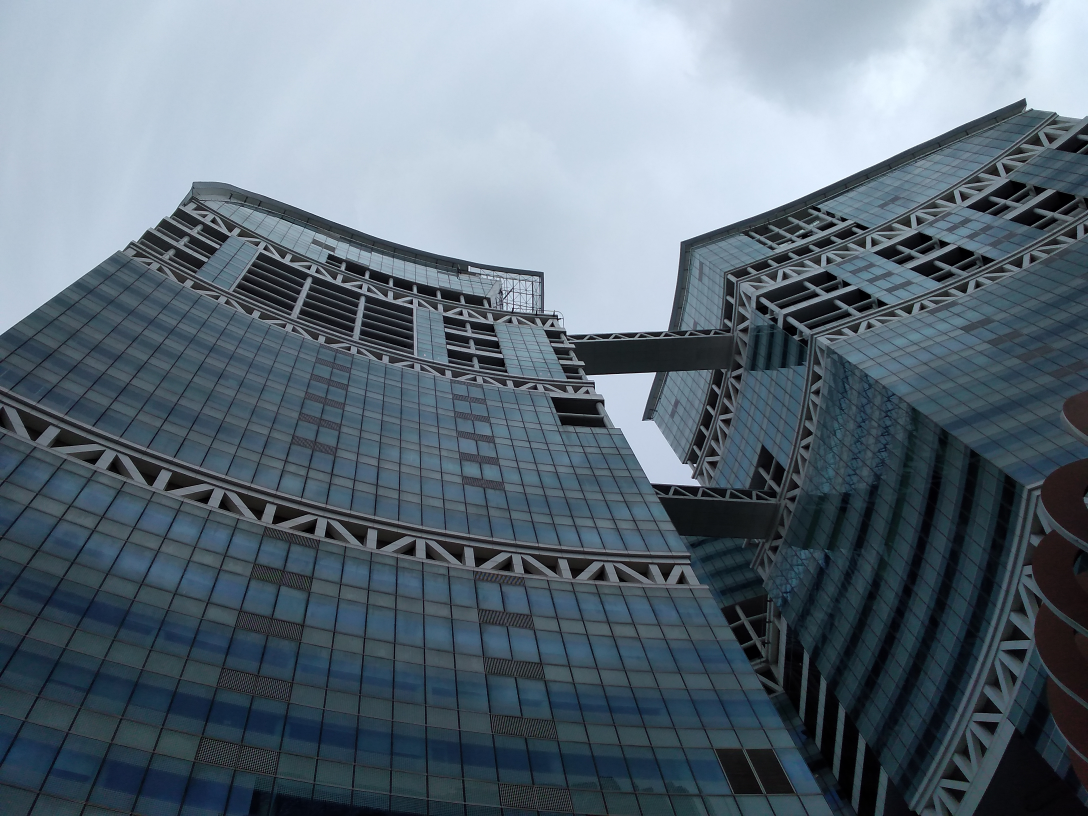
#> input picture CS4243_2023_images_small/IMG_20200111_141756.jpg, 3264 x 2448 px (shown at 1/3 size)
$ jupyter execute qn4.ipynb   (shell and % lines are left out)
#> lines starting #> are read from the running program, lines starting #| are printed output that depends on the picture; long printed decimals are rounded
[cell 1]
import cv2
import numpy as np
from matplotlib import pyplot as plt

Image_a: IMG_20200111_141756.jpg
Image_b: high_spat_freq.bmp
1. Calculate the power of the original image a, which will be denoted as Pa.
2. Apply the vertical edge detector filter hVED to image a and compute the power of
the resulting filtered image, denoted as Phpa.
3. Filter image a with the Gaussian filter hGLP (from Question 2). Next, apply the
vertical edge detector filter hVED to the filtered image and compute the power of the
resulting image, Plphpa.
4. Filter image a with the Gaussian filter hGLP (from Question 2) twice. Next, apply the
vertical edge detector filter hVED to the twice‐filtered image and compute the power
of the resulting image, Plplphpa.
5. Open a new image named high_spat_freq.bmp and label it as b.
6. Repeat the entire process outlined above for image b. Calculating Pb, Phpb, Plphpb,
and Plplphpb.

[cell 2]
#utils_2023 functions

# function to compute the image power. input could be graylevel or color.
#
def am_power(a):
    dim1 = a.shape

    if len(dim1)==2:
        sz = dim1[0] * dim1[1]
    elif len(dim1)==3:
        sz = dim1[0] * dim1[1] * dim1[2]
    pa = np.sum( a ** 2.0) / sz

    return pa

gausslp = 1/273 * np.array([[1, 4, 7, 4, 1], [4, 16, 26, 16, 4], [7, 26, 41, 26, 7], [4, 16, 26, 16, 4], [1, 4, 7, 4, 1]])
print(gausslp)

h_ved = np.array([[-1, 0, 1], [-2, 0, 2], [-1, 0, 1]])
print(h_ved)

[cell 3]
# Cell for IMG_20200111_141756.jpg, high_spat_freq.bmp
im_file_1 = '../CS4243_2023_images_small/IMG_20200111_141756.jpg'
img1 = cv2.imread(im_file_1)
#> img1 is the input picture: shape (2448, 3264, 3); mean B, G, R 120.8, 109.1, 94.9
# plt.imshow(img1)

power_a = am_power(img1)
#> in am_power, `pa = np.sum( a ** 2.0) / sz`: pa = 17178.7
#> power_a = 17178.7

filtered_once_a = cv2.filter2D(img1, ddepth = -1, kernel = h_ved)
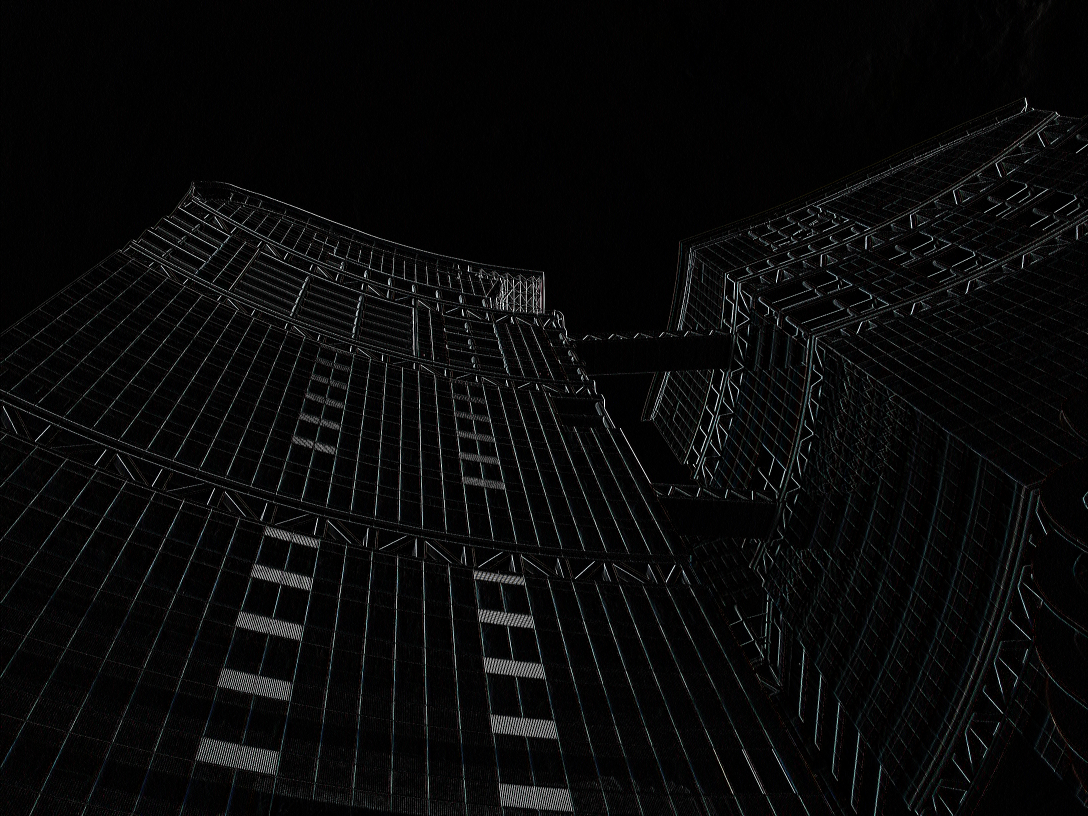
#> filtered_once_a: shape (2448, 3264, 3) (shown at 1/3 size); mean B, G, R 9.6, 9.5, 9.2
power_hpa = am_power(filtered_once_a)
#> power_hpa = 938.6

filtered_twice_a = cv2.filter2D(img1, ddepth = -1, kernel = gausslp)
filtered_twice_a = cv2.filter2D(filtered_twice_a, ddepth = -1, kernel = h_ved)
power_lphpa = am_power(filtered_twice_a)
#> power_lphpa = 436.2

filtered_thrice_a = cv2.filter2D(img1, ddepth = -1, kernel = gausslp)
filtered_thrice_a = cv2.filter2D(filtered_thrice_a, ddepth = -1, kernel = gausslp)
filtered_thrice_a = cv2.filter2D(filtered_thrice_a, ddepth = -1, kernel = h_ved)
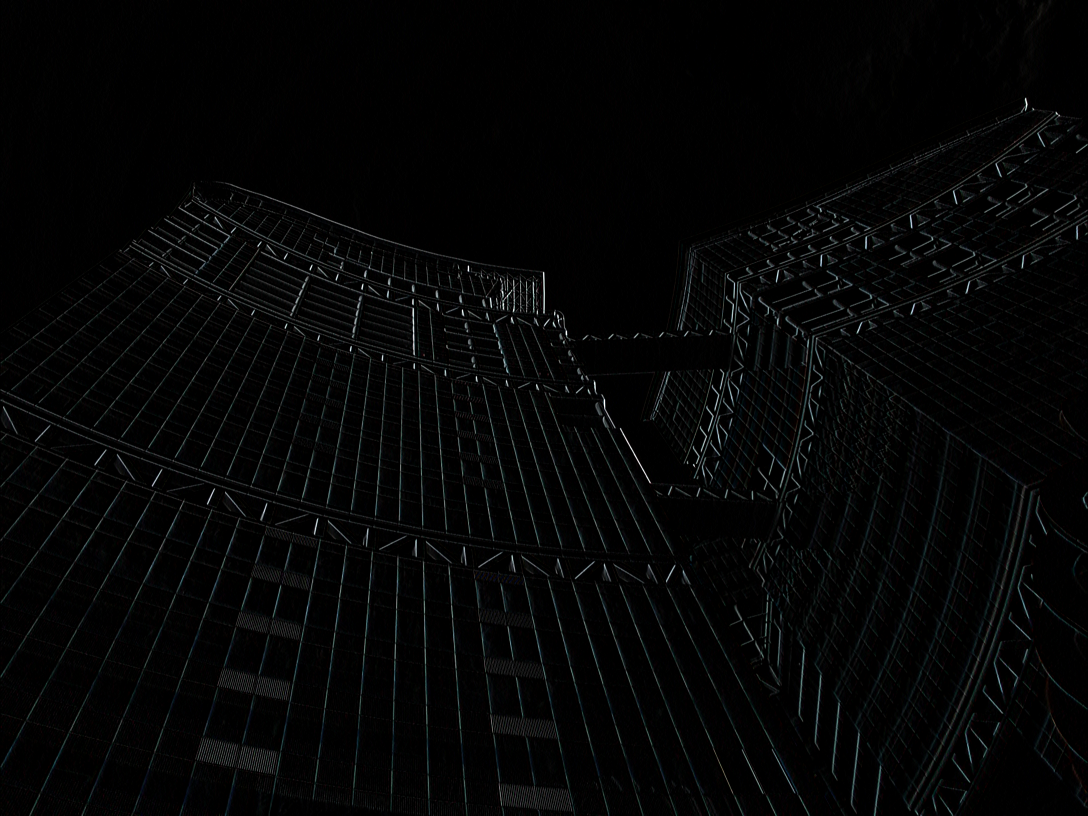
#> filtered_thrice_a: shape (2448, 3264, 3) (shown at 1/3 size); mean B, G, R 5.4, 5.3, 4.8
power_lplphpa = am_power(filtered_thrice_a)
#> power_lplphpa = 273.9

print("Pa =", power_a)
#| Pa = 17178.746
print("Phpa =", power_hpa)
#| Phpa = 938.597
print("Plphpa =", power_lphpa)
#| Plphpa = 436.249
print("Plplphpa =", power_lplphpa)
#| Plplphpa = 273.893
print("Ratio of Plplphpa / Phpa =", power_lplphpa / power_hpa)
#| Ratio of Plplphpa / Phpa = 0.2918
print("Ratio of Plplphpa / Pa =", power_lplphpa / power_a)
#| Ratio of Plplphpa / Pa = 0.01594
print("------------------------------------------------------")


im_file_2 = '../CS4243_2023_images_small/high_spat_freq.bmp'
img2 = cv2.imread(im_file_2)
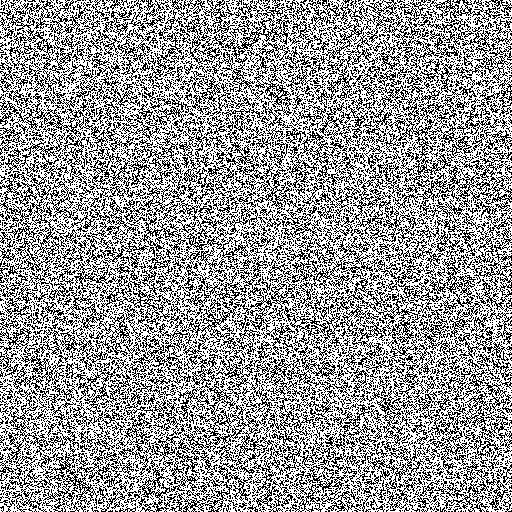
#> input picture CS4243_2023_images_small_old/high_spat_freq.bmp, 512 x 512 px, found by its file name
#> img2 is the input picture: shape (512, 512, 3); values 0 (black) and 250 (white), 60.7% white; black in thin lines or dots
# plt.imshow(img1)

power_b = am_power(img2)
#> power_b = 37922.4

filtered_once_b = cv2.filter2D(img2, ddepth = -1, kernel = h_ved)
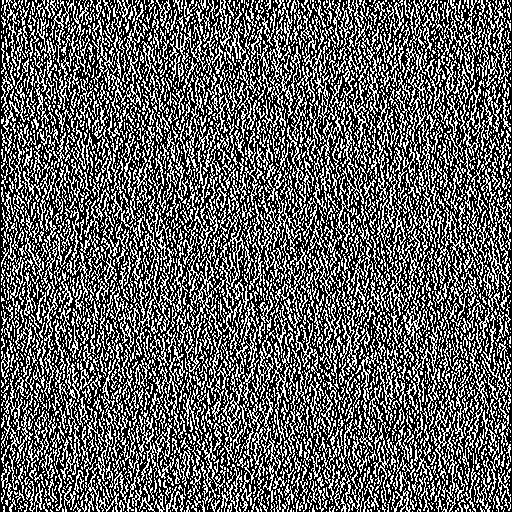
#> filtered_once_b: shape (512, 512, 3); min 0, max 255, mean 96.8
power_hpb = am_power(filtered_once_b)
#> power_hpb = 24450.6

filtered_twice_b = cv2.filter2D(img2, ddepth = -1, kernel = gausslp)
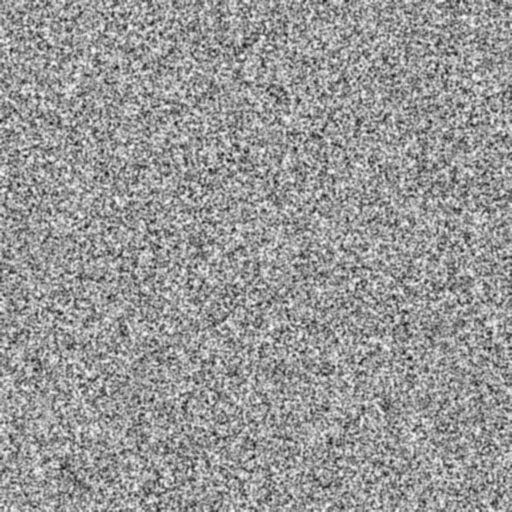
#> filtered_twice_b: shape (512, 512, 3); min 19, max 250, mean 151.7
filtered_twice_b = cv2.filter2D(filtered_twice_b, ddepth = -1, kernel = h_ved)
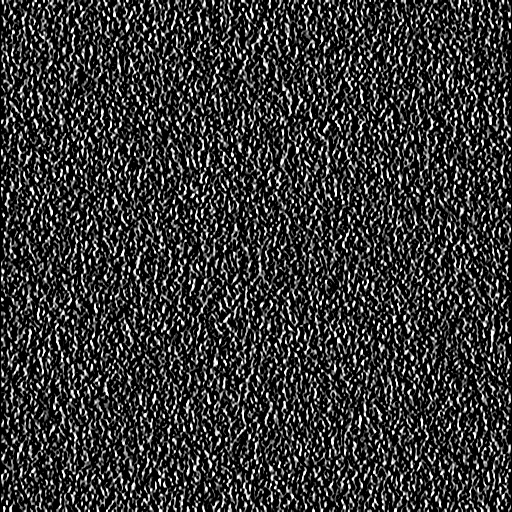
#> filtered_twice_b: shape (512, 512, 3); min 0, max 255, mean 52.9
power_lphpb = am_power(filtered_twice_b)
#> power_lphpb = 8343.1

filtered_thrice_b = cv2.filter2D(img2, ddepth = -1, kernel = gausslp)
filtered_thrice_b = cv2.filter2D(filtered_thrice_b, ddepth = -1, kernel = gausslp)
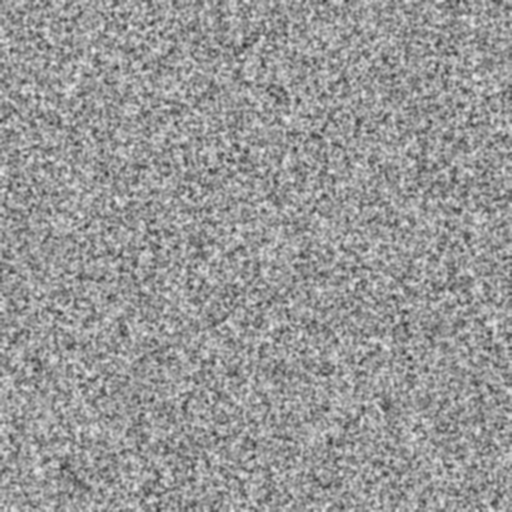
#> filtered_thrice_b: shape (512, 512, 3); min 48, max 236, mean 151.7
filtered_thrice_b = cv2.filter2D(filtered_thrice_b, ddepth = -1, kernel = h_ved)
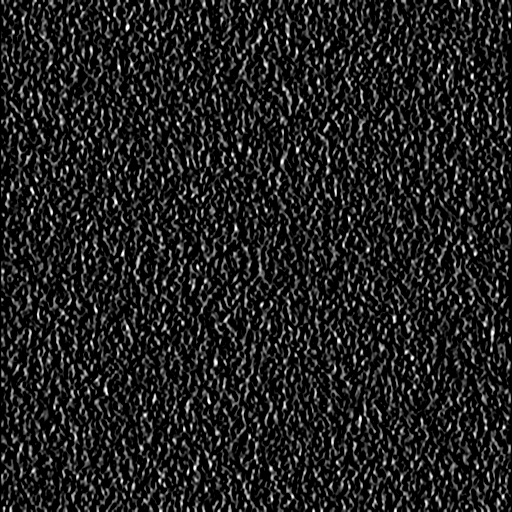
#> filtered_thrice_b: shape (512, 512, 3); min 0, max 255, mean 32.2
power_lplphpb = am_power(filtered_thrice_b)
#> power_lplphpb = 3231.3

print("Pb =", power_b)
#| Pb = 37922.382
print("Phpb =", power_hpb)
#| Phpb = 24450.583
print("Plphpb =", power_lphpb)
#| Plphpb = 8343.057
print("Plplphpb =", power_lplphpb)
#| Plplphpb = 3231.277
print("Ratio of Plplphpb / Phpb =", power_lplphpb / power_hpb)
#| Ratio of Plplphpb / Phpb = 0.1322
print("Ratio of Plplphpb / Pb =", power_lplphpb / power_b)
#| Ratio of Plplphpb / Pb = 0.08521
